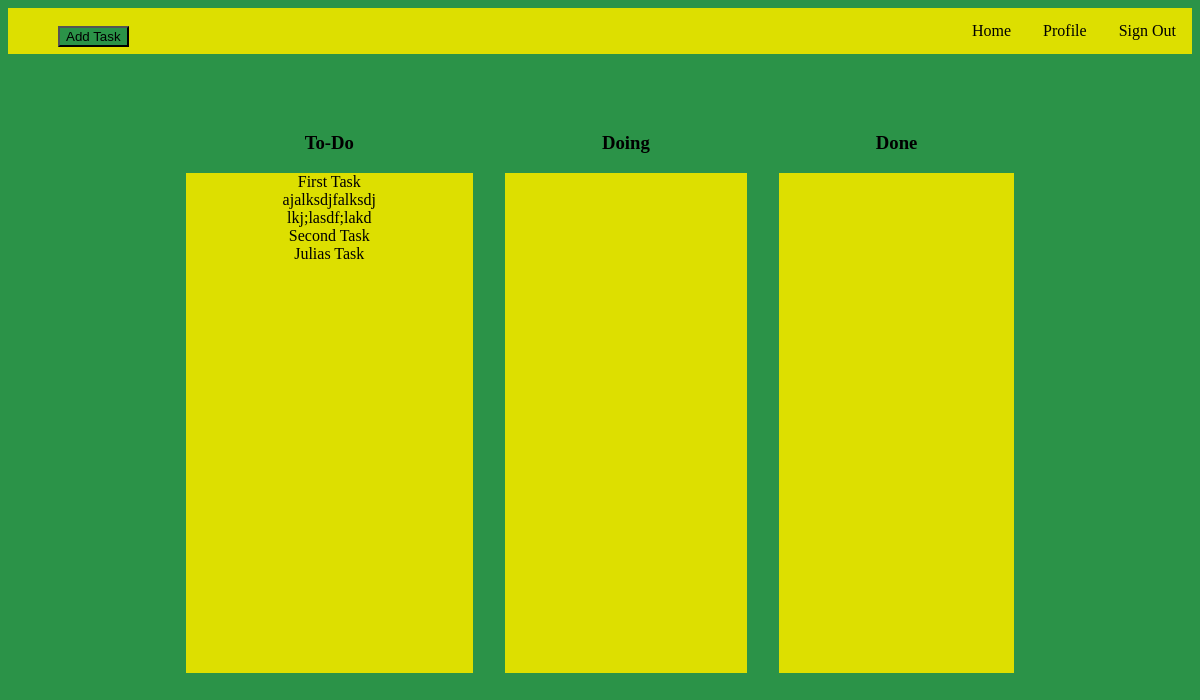
The app's page / (signed in), older data.
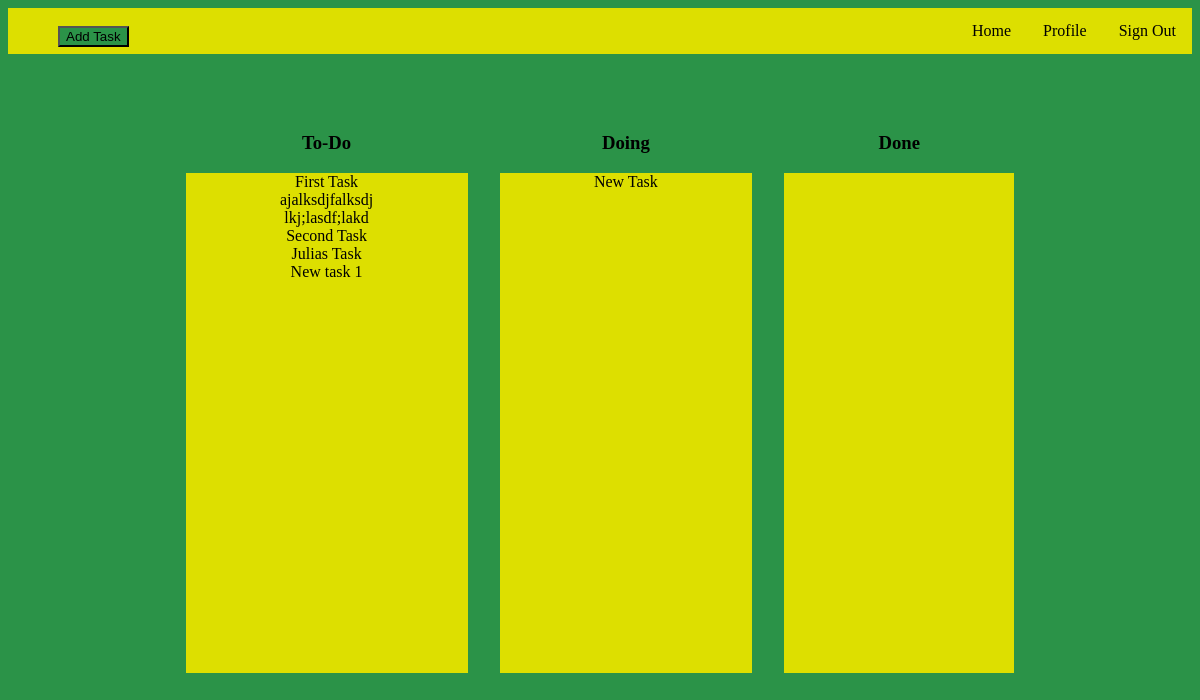
The same page, newer data.
### TBApp/models.py (models this page shows, shortened)
class Task(models.Model):
    SECTION_CHOICES = (
        ('to-do', 'TO-DO'),
        ('doing', 'DOING'),
        ('done', 'DONE')
    )
    accountOwner = models.ForeignKey(User, on_delete=models.CASCADE)
    title = models.CharField(max_length = 255)
    due_date = models.CharField(max_length = 50)
    post_date = models.DateTimeField(auto_now_add=True)     #Timestamp of current date/time
    description = models.CharField(max_length = 512)
    section = models.CharField(max_length=6, choices=SECTION_CHOICES, default='to-do')

### TBApp/views.py (the view, shortened to what this page needs)
# urls.py: 2. Add a URL to urlpatterns:  path('', views.home, name='home')
@login_required(login_url="/accounts/sign-in/")
def home(request):
    taskForm = NewTaskForm()
    context['task'] = taskForm
    context['todoTasks'] = Task.objects.filter(section="to-do", accountOwner_id=request.user.id)
    context['doingTasks'] = Task.objects.filter(section="doing", accountOwner_id=request.user.id)
    context['doneTasks'] = Task.objects.filter(section="done", accountOwner_id=request.user.id)
    return render(request,"TBApp/index.html", context)

### templates/TBApp/index.html (shortened to what this page needs)
<!DOCTYPE html>
<html lang=en>
    <head>
    </head>
    <body>
        <div class="navigationBar">
            <ul>
                <li style = "float:right"><a  href="{% url 'logout' %}">Sign Out</a></li>
                <li style = "float:right"><a   href="{% url 'profile' %}">Profile</a></li>
                <li style = "float:right"><a   href="{% url 'home' %}">Home</a></li>
                <br><div style = "float:left; width: 50px; ">&nbsp;</div><button id="addTask" class="button button" >Add Task </button>
            </ul>
        </div>
        <div class="main-section">
            <div class="to-do">
                <h3>To-Do</h3>
                <ul class="task-section">
                    {% for task in todoTasks %}
                        <li>{{task.title}}</li>
                    {% endfor %}
                </ul>
            </div>
            <div class="doing">
                <h3>Doing</h3>
                <ul class="task-section">
                    {% for task in doingTasks %}
                        <li>{{task.title}}</li>
                    {% endfor %}
                </ul>
            </div>
            <div class="done">
                <h3>Done</h3>
                <ul class="task-section">
                </ul>
            </div>
        </div>
    </body>
</html>

### templates/TBApp/index.html (style rules this page uses)
.button { background-color: #2B9348; }
body { background-color: #2B9348; }
ul { list-style-type: none; margin: 0; padding: 0; overflow: hidden; background-color: #DDDF00; }
li { float: left; }
li a { display: block; color: black; text-align: center; padding: 14px 16px; text-decoration: none; }
.main-section { display: grid; grid-template-columns: auto auto auto; column-gap: 2em; width: 70%; margin-left: 15%; margin-top: 5%; text-align: center; }
.task-section { min-height: 500px; list-style: none; color: black; }
.task-section > li { float: none; }

Row changes from the older to the newer data that the page shows:
added Task: title "New task 1", shown under "To-Do"
added Task: title "New Task", shown under "Doing"
